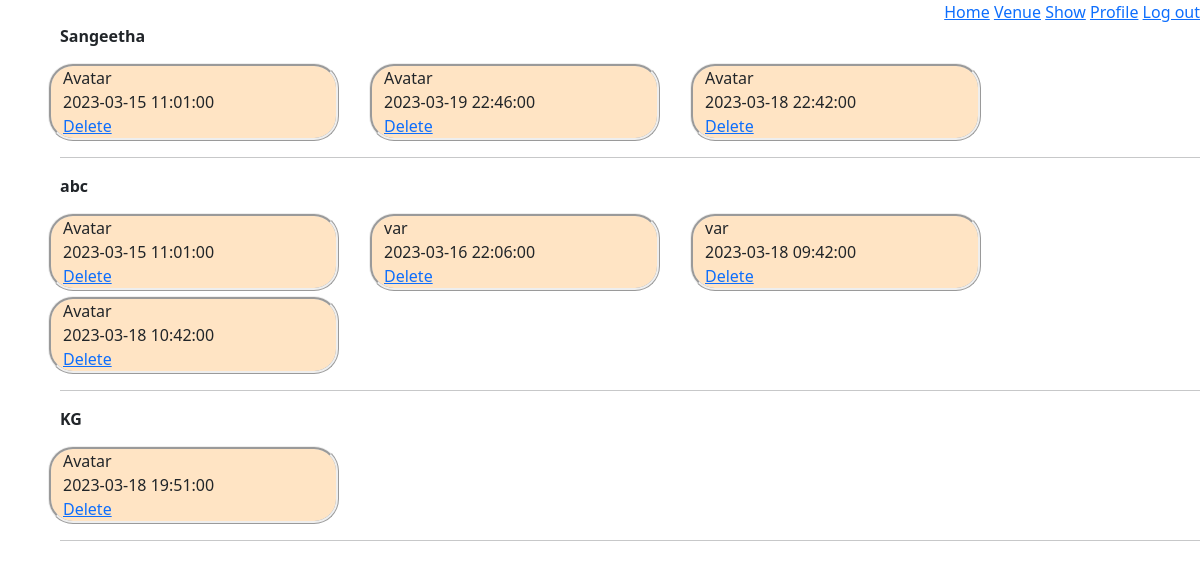
Before: /admin/1/archive with the older database file.
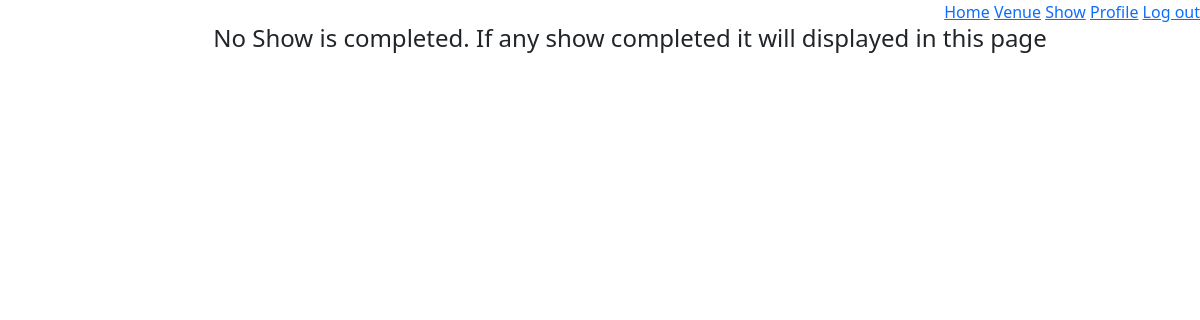
After: the same page with the newer database file.
### models/module.py (models this page shows)
class Venue(db.Model):
    venue_id = db.Column(db.Integer, autoincrement=True, primary_key=True)
    venue_name = db.Column(db.String(), nullable=False)
    place = db.Column(db.String())
    location = db.Column(db.String(), nullable=False)
    max_capacity = db.Column(db.Integer, nullable=False)
    fare2D = db.Column(db.Integer, nullable=False)
    fare3D = db.Column(db.Integer, nullable=False)
    venueShows = db.relationship("Show",
                                 backref="venues",
                                 secondary="show_venue")

class Show(db.Model):
    show_id = db.Column(db.Integer, autoincrement=True, primary_key=True)
    show_name = db.Column(db.String(), unique=True, nullable=False)
    min_fare = db.Column(db.Integer, nullable=False)
    duration = db.Column(db.Integer, nullable=False)
    is3d = db.Column(db.Boolean, nullable=False)
    tags = db.relationship("Showtag", backref="shows")

class ShowVenue(db.Model):
    sv_id = db.Column(db.Integer, autoincrement=True, primary_key=True)
    show_id = db.Column(db.Integer,
                        db.ForeignKey("show.show_id"),
                        nullable=False)
    venue_id = db.Column(db.Integer,
                         db.ForeignKey("venue.venue_id"),
                         nullable=False)
    time = db.Column(db.DateTime, nullable=False)

### app.py (the view)
@app.route("/admin/<int:a_id>/archive", methods={"GET", "POST"})
def adminarchive(a_id):
    v = Venue.query.all()
    list = []
    total = 0
    for e in v:
        allVenueShow = ShowVenue.query.filter(
            ShowVenue.venue_id == e.venue_id, ShowVenue.time <= datetime.now()
        ).all()
        eachjson = {}
        eachjson["venue_id"] = e.venue_id
        eachjson["venue_name"] = e.venue_name
        eachjson["place"] = e.place
        eachjson["location"] = e.location
        eachjson["shows"] = []
        total += len(allVenueShow)
        for ee in allVenueShow:
            currentShow = Show.query.filter_by(show_id=ee.show_id).first()
            innerjson = {}
            innerjson["sv_id"] = ee.sv_id
            innerjson["time"] = ee.time
            innerjson["show_name"] = currentShow.show_name
            eachjson["shows"].append(innerjson)
        list.append(eachjson)
    return render_template("admin/archive.html", Venue=list, adminId=a_id, total=total)

### templates/admin/archive.html (shortened to what this page needs)
<!DOCTYPE html>
<html>
<head>
  <link href="https://cdn.jsdelivr.net/npm/bootstrap@5.3.0-alpha1/dist/css/bootstrap.min.css" rel="stylesheet"
 />
  <link rel="stylesheet" href="https://cdnjs.cloudflare.com/ajax/libs/font-awesome/4.7.0/css/font-awesome.min.css" />
</head>
<body>
  <div style="text-align: right">
    <a href="/admin/{{adminId}}/home">Home</a>
    <a href="/admin/{{adminId}}/venue">Venue</a>
    <a href="/admin/{{adminId}}/show">Show</a>
    <a href="/admin/{{adminId}}/profile">Profile</a>
    <a href="/admin/login">Log out</a>
  </div>
  <div style="margin-left: 5%">
    {% if total ==0 %}
    <h4 style="text-align: center;">No Show is completed. If any show completed it will displayed in this page</h4>
    {%else%}
    {%for each in Venue%}
    {% if each.shows|length >0 %}
    <b>{{each.venue_name}}&emsp;</b>
    <div class="row" style="margin-top: 10px">
      {%for each1 in each.shows%}
      <div id="small" class="col-md-3">
        <label>{{each1.show_name}}</label><br />
        <label>{{each1.time}}</label><br />
        <a name="delete"
          onclick="return window.confirm('Deleting this Allocation, will also delete all the booking related to it. Are you sure, you want to delete it?')"
          href="/admin/{{adminId}}/delete/{{each1.sv_id}}">Delete</a>
      </div>
      {%endfor%}
    </div>
    <hr />
    {%endif%}
    {%endfor%}
    {%endif%}
  </div>
</body>
</html>

Changed rows visible on the page:
removed Venue: venue_name "Sangeetha"
no longer on this page (row edited): Show: show_name "Avatar", time "2023-03-15 11:01:00", time "2023-03-19 22:46:00", time "2023-03-18 22:42:00", time "2023-03-18 10:42:00", time "2023-03-18 19:51:00"
removed Venue: venue_name "abc"
removed Show: show_name "var", time "2023-03-16 22:06:00", time "2023-03-18 09:42:00", shown under "abc"
removed Venue: venue_name "KG"
Other visible differences:
text now shown: "No Show is completed. If any show completed it will displayed in this page"
